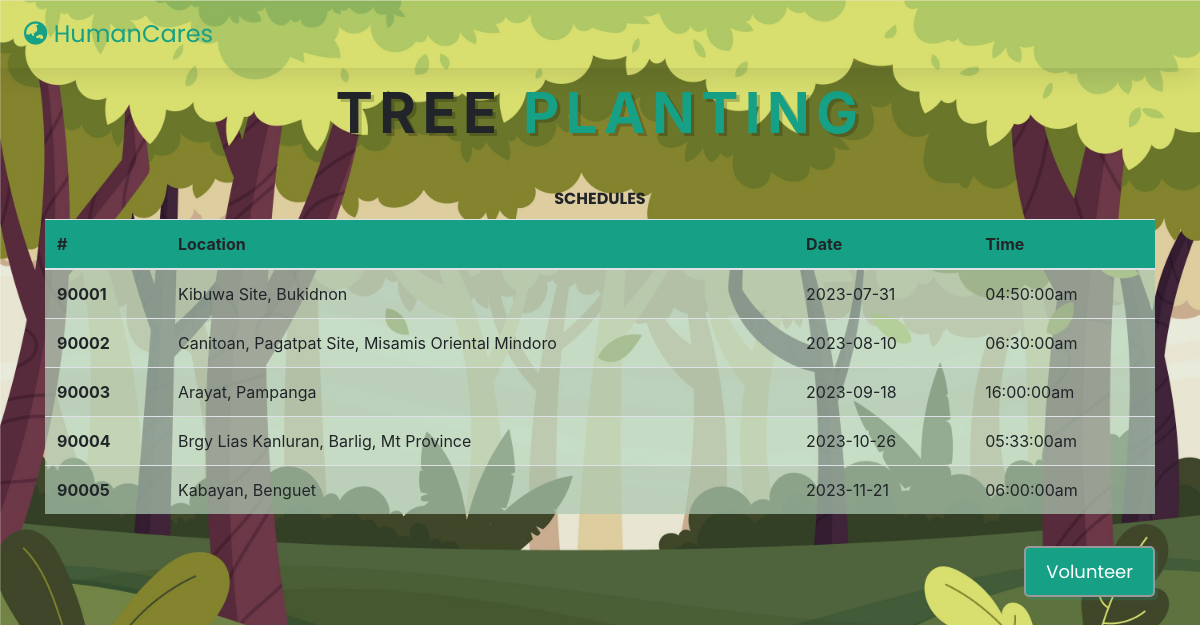
/treeplantinguser.php, run on the app's committed database.
### tables this page shows
CREATE TABLE `tree_planting_admin` (
  `TreePId` int(5) NOT NULL,
  `user_id` bigint(20) NOT NULL,
  `Location` varchar(100) NOT NULL,
  `Date` date NOT NULL,
  `Time` time NOT NULL
);

### treeplantinguser.php (the view, shortened to what this page needs)
<?php
include 'connection.php';
?>
<!doctype html>
<html lang="en">
<head>
    <link rel="stylesheet" href="https://cdn.jsdelivr.net/npm/water.css@2/out/water.min.css">
    <link rel="stylesheet" href="https://cdn.jsdelivr.net/npm/bootstrap@4.0.0/dist/css/bootstrap.min.css">
    <link rel="stylesheet" href="https://cdnjs.cloudflare.com/ajax/libs/font-awesome/5.15.4/css/all.min.css">
    <link rel="stylesheet" href="css/tpuser.css">
</head>
<body>
    <header class="header">
        <a href="userhome.php" class="logo"><i class="fas fa-globe-asia"></i> humanCares</a>
    </header>
    <h1 class="heading"> Tree <span style="color:#16a085">Planting</span></h1>
    <label class="sched">SCHEDULES</label>
    <div class="container">
        <table class="table table-striped">
            <thead class="toptable">
                <tr>
                    <th scope="col">#</th>
                    <th scope="col">Location</th>
                    <th scope="col">Date</th>
                    <th scope="col">Time</th>
                </tr>
            </thead>
            <tbody class="bodytable">
                <?php
                $sql = "Select * from `tree_planting_admin`";
                $result = mysqli_query($con, $sql);
                if ($result) {
                    while ($row = mysqli_fetch_assoc($result)) {
                        $id = $row['TreePId'];
                        $location = $row['Location'];
                        $date = $row['Date'];
                        $time = $row['Time'];
                        echo '<tr>
                        <th scope="row"> ' . $id . '</th>
                        <td>' . $location . '</td>
                        <td>' . $date . '</td>
                        <td>' . $time . 'am</td>
                    </tr>';
                    }
                }
                ?>
            </tbody>
        </table>
        <button class="button">
            <a href="tpu_volunteer.php" class="text">Volunteer</a>
        </button>
    </div>
</body>
</html>

### css/tpuser.css (style rules this page uses)
:root { --green: #16a085; --black: #444; --light-color: #777; --box-shadow: .2rem .2rem 0 rgba(22, 160, 133, .2); --text-shadow: .2rem .2rem 0 rgba(0, 0, 0, .2); --border: .2rem solid var(--green); }
body { background: #f5f5f5; scroll-behavior: smooth; display: flex; height: 100vh; flex-direction: column; background-image: url("images/forest.jpg"); }
.header { padding: 1rem 2%; position: fixed; top: 0; left: 0; right: 0; z-index: 1000; box-shadow: 0 .5rem 1.5rem rgba(0, 0, 0, .1); display: flex; align-items: center; justify-content: space-between; background: #fff; }
.header .logo { font-size: 1.5rem; color: var(--balck); }
.header .logo i { color: var(--green); }
.header a { text-transform: capitalize; text-decoration: none; font-family: 'Poppins', sans-serif; }
.toptable { background-color: var(--green); }
.text { color: #888; font-size: 18px; padding: 10px; }
.container .button a { text-decoration: none; font-family: 'Poppins', sans-serif; }
.button { float: right; padding: 10px; border-radius: 5px; margin-top: 1rem; margin-bottom: 2rem; border: 2px solid #999; box-shadow: var(--box-shadow); background-color: var(--green); cursor: pointer; }
.button .text { color: #fff; }
.heading { padding-top: 5rem; text-align: center; text-shadow: var(--text-shadow); text-transform: uppercase; color: var(--balck); font-size: 3.5rem; letter-spacing: .4rem; font-weight: bold; }
.sched { margin-top: 2rem; font-family: 'Poppins', sans-serif; text-align: center; font-weight: bold; }
.bodytable { background-color: rgba(184, 216, 190, .7); }

### treeplantinguser.php (style rules this page uses)
body { background-image: url("images/forest2.jpg"); background-size: cover; }
.heading { padding-top: 5rem; }
.header { background-image: url("images/forest2.jpg"); background-size: cover; }

### data on the page
tree_planting_admin: TreePId "90001", Location "Kibuwa Site, Bukidnon", Date "2023-07-31", Time "04:50:00"
tree_planting_admin: TreePId "90002", Location "Canitoan, Pagatpat Site, Misamis Oriental Mindoro", Date "2023-08-10", Time "06:30:00"
tree_planting_admin: TreePId "90003", Location "Arayat, Pampanga", Date "2023-09-18", Time "16:00:00"
tree_planting_admin: TreePId "90004", Location "Brgy Lias Kanluran, Barlig, Mt Province", Date "2023-10-26", Time "05:33:00"
tree_planting_admin: TreePId "90005", Location "Kabayan, Benguet", Date "2023-11-21", Time "06:00:00"
